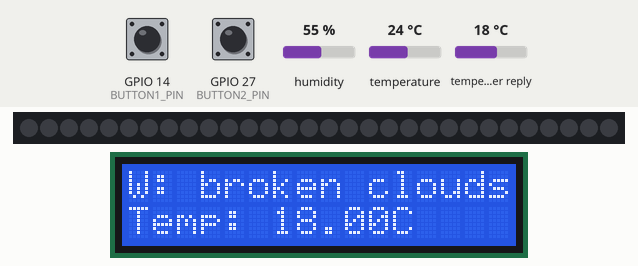
This sketch was run on a simulated ESP32. Parts: 30 RGB LEDs in strip order, left to right, 16×2 character LCD. The inputs (shaded band) are chosen by the test bench; at power-on: GPIO 14 (BUTTON1_PIN) HIGH, GPIO 27 (BUTTON2_PIN) HIGH, humidity 55 %, temperature 24 °C, temperature in the weather reply 18 °C. Dim RGB values are drawn brighter than linear; WiFi joins after 1.5 s; servers stay silent unless stated; web services answer with replies made up by the test bench; what the sketch prints to the serial monitor is not drawn.

Above: at 3.0 s.
3.1 s: GPIO 14 (BUTTON1_PIN) pulled LOW for 0.15 s
At 4.3 s:
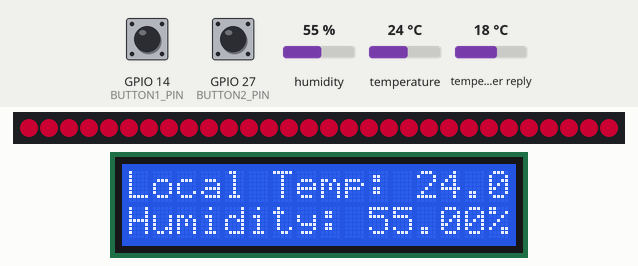
4.7 s: GPIO 14 (BUTTON1_PIN) pulled LOW for 1 s
At 5.3 s:
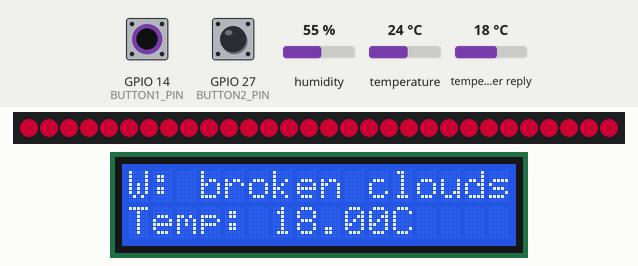
7.2 s: GPIO 27 (BUTTON2_PIN) pulled LOW for 0.15 s
8.8 s: GPIO 27 (BUTTON2_PIN) pulled LOW for 1 s
Timing chart, 0 to 11.8 s (numbered marks = the images above; inputs shaded):
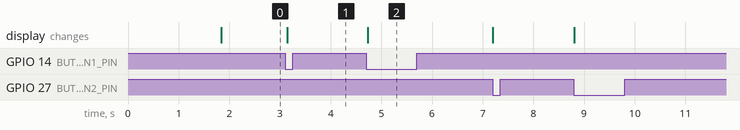

The sketch:

Code.ino
```cpp
#include <WiFi.h>
#include <HTTPClient.h>
#include <ArduinoJson.h>
#include <Adafruit_Sensor.h>
#include <DHT.h>
#include <Adafruit_NeoPixel.h>
#include <Wire.h>
#include <LiquidCrystal_I2C.h>

// WiFi credentials
const char* ssid = "Test";
const char* password = "teststte";

// OpenWeatherMap API
const char* apiKey = "teststestset";
const char* cityID = "2775220";
String weatherURL = "http://api.openweathermap.org/data/2.5/weather?id=" + String(cityID) + "&appid=" + String(apiKey) + "&units=metric";

// Pin definitions
#define DHTPIN 4
#define LED_PIN 18
#define BUTTON1_PIN 14
#define BUTTON2_PIN 27

// DHT22 sensor
#define DHTTYPE DHT22
DHT dht(DHTPIN, DHTTYPE);

// LED strip
#define NUM_LEDS 30
Adafruit_NeoPixel strip = Adafruit_NeoPixel(NUM_LEDS, LED_PIN, NEO_GRB + NEO_KHZ800);

// LCD
LiquidCrystal_I2C lcd(0x27, 16, 2);

// Variables to store weather data
float apiTemp = 0.0;
float apiHumidity = 0.0;
String apiWeather = "N/A";

// Variable to keep track of which data to display
bool showAPIData = true;
uint8_t brightness = 128; // Initial brightness

// Last button states
bool lastButton1State = HIGH;
bool lastButton2State = HIGH;

void setup() {
  // Initialize serial communication
  Serial.begin(115200);

  // Initialize DHT sensor
  dht.begin();

  // Initialize LED strip
  strip.begin();
  strip.setBrightness(brightness);
  strip.show();

  // Initialize LCD
  lcd.init();
  lcd.backlight();

  // Initialize buttons
  pinMode(BUTTON1_PIN, INPUT_PULLUP);
  pinMode(BUTTON2_PIN, INPUT_PULLUP);

  // Connect to WiFi
  WiFi.begin(ssid, password);
  while (WiFi.status() != WL_CONNECTED) {
    delay(500);
    Serial.print(".");
  }
  Serial.println("Connected to WiFi");

  // Fetch initial weather data
  fetchWeatherData();
  displayWeatherData();
}

void loop() {
  // Read button states
  bool button1State = digitalRead(BUTTON1_PIN);
  bool button2State = digitalRead(BUTTON2_PIN);

  // Check if Button 1 is pressed to toggle data display
  if (button1State == LOW && lastButton1State == HIGH) {
    showAPIData = !showAPIData;
    Serial.println("Button 1 pressed, toggling data display");

    // Update the display
    if (showAPIData) {
      displayWeatherData();
    } else {
      displayLocalData();
    }

    // Debounce delay
    delay(200);
  }

  // Check if Button 2 is pressed to change brightness
  if (button2State == LOW && lastButton2State == HIGH) {
    // Cycle through brightness levels: 64, 128, 192, 255
    if (brightness == 64) {
      brightness = 128;
    } else if (brightness == 128) {
      brightness = 192;
    } else if (brightness == 192) {
      brightness = 255;
    } else {
      brightness = 64;
    }

    strip.setBrightness(brightness);
    strip.show();

    Serial.println("Button 2 pressed, changing brightness to " + String(brightness));

    // Debounce delay
    delay(200);
  }

  // Update the last button states
  lastButton1State = button1State;
  lastButton2State = button2State;

  // Periodically update weather data
  static unsigned long lastUpdate = 0;
  if (millis() - lastUpdate > 60000) { // Update every 60 seconds
    fetchWeatherData();
    lastUpdate = millis();
    if (showAPIData) {
      displayWeatherData();
    }
  }
}

void fetchWeatherData() {
  if (WiFi.status() == WL_CONNECTED) {
    HTTPClient http;
    http.begin(weatherURL);
    int httpCode = http.GET();

    if (httpCode > 0) {
      String payload = http.getString();
      Serial.println(payload);

      StaticJsonDocument<1024> doc;
      deserializeJson(doc, payload);

      apiTemp = doc["main"]["temp"].as<float>();
      apiHumidity = doc["main"]["humidity"].as<float>();
      apiWeather = String(doc["weather"][0]["description"].as<const char*>());

    } else {
      Serial.println("Error on HTTP request");
    }
    http.end();
  } else {
    Serial.println("WiFi not connected");
  }
}

void displayWeatherData() {
  lcd.clear();
  lcd.setCursor(0, 0);
  lcd.print("W: " + apiWeather);
  lcd.setCursor(0, 1);
  lcd.print("Temp: " + String(apiTemp) + "C");
}

void displayLocalData() {
  float localTemp = dht.readTemperature();
  float localHumidity = dht.readHumidity();

  if (isnan(localTemp) || isnan(localHumidity)) {
    Serial.println("Failed to read from DHT sensor!");
    lcd.clear();
    lcd.setCursor(0, 0);
    return;
  }

  lcd.clear();
  lcd.setCursor(0, 0);
  lcd.print("Local Temp: " + String(localTemp) + "C");
  lcd.setCursor(0, 1);
  setLEDColor(localTemp);
  lcd.print("Humidity: " + String(localHumidity) + "%");
}

void setLEDColor(float temp) {
  uint32_t color;
  if (temp < 0) {
    color = strip.Color(0, 0, 255);  // Blue
  } else if (temp > 30) {
    color = strip.Color(255, 0, 0);  // Red
  } else {
    int blue = (30 - temp) / 30 * 255;
    int red = temp / 30 * 255;
    color = strip.Color(red, 0, blue);
  }

  for (int i = 0; i < NUM_LEDS; i++) {
    strip.setPixelColor(i, color);
  }
  strip.show();
}
```

Measured:
- after the input at 3.1 s, the display: changes at once (image 1)
- after the input at 4.7 s, the display: changes at once (image 2)
